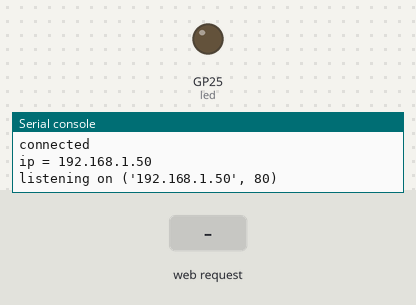
A program run on a simulated Raspberry Pi Pico running MicroPython. Shown: output pins drawn as LEDs (lit = HIGH), the last lines printed to the serial console. Inputs (shaded band) come from the test bench. WiFi joins after 1.5 s.

Above: at 3.2 s.
3.3 s: HTTP request GET /light/on received
At 4.5 s:
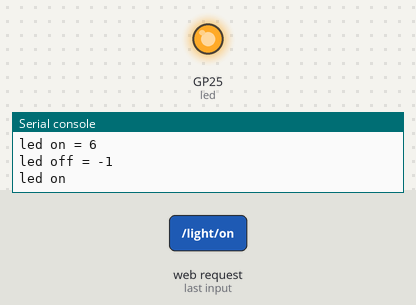
4.8 s: HTTP request GET /light/off received
At 5.7 s:
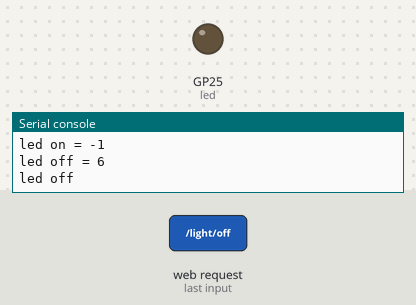
Timing chart, 0 to 7.8 s (numbered marks = the images above; inputs shaded):
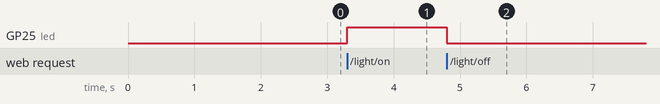

The program:

connect-http.py
```python
import network
import socket
import time
from machine import Pin
led = Pin("LED", Pin.OUT)

html = """<!DOCTYPE html>
 <html>
     <head> <title>Pico W</title> </head>
     <body> <h1>Pico W</h1>
         <p>%s</p>
     </body>
 </html>
 """

ssid = '.......'    # enter your ssid
password = '......'  # enter password

wlan = network.WLAN(network.STA_IF)
wlan.active(True)
wlan.connect(ssid, password)

 # Wait for connect or fail
max_wait = 10
while max_wait > 0:
    if wlan.status() < 0 or wlan.status() >= 3:
        break
    max_wait -= 1
    print('waiting for connection...')
    time.sleep(1)

# Handle connection error
if wlan.status() != 3:
    raise RuntimeError('network connection failed')
else:
    print('connected')
    status = wlan.ifconfig()
    print( 'ip = ' + status[0] )

# Open socket
ip = wlan.ifconfig()[0]
addr_info = socket.getaddrinfo(ip, 80)[0]  # Get full info tuple
addr = addr_info[4]  # Extract address for bind()

    # Create a socket and listen on port 80
s = socket.socket()  # Use explicit AF_INET and SOCK_STREAM
s.setsockopt(socket.SOL_SOCKET, socket.SO_REUSEADDR, 1)

s.bind(addr)
s.listen(1)

print('listening on', addr)

# Listen for connections
def web():
    cl, addr = s.accept()
    print('client connected from', addr)
    request = cl.recv(1024)
    print(request)

    request = str(request)
    led_on = request.find('/light/on')
    led_off = request.find('/light/off')
    print( 'led on = ' + str(led_on))
    print( 'led off = ' + str(led_off))

    if led_on == 6:
        print("led on")
        led.value(1)
        stateis = "LED is ON"
    if led_off == 6:
        print("led off")
        led.value(0)
        stateis = "LED is OFF"

    response = html % stateis

    cl.send(f'HTTP/1.0 200 OK\r\nContent-type: text/{html}\r\n\r\n')
    cl.send(response)
    cl.close()
while True:

    web()                 
```

Measured:
- after the input at 3.3 s, GP25 (led): LOW → HIGH at once
- after the input at 4.8 s, GP25 (led): HIGH → LOW at once
